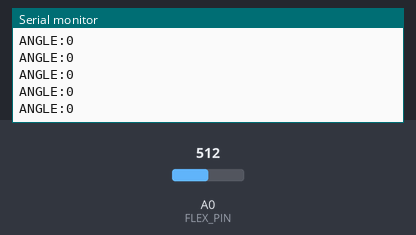
The sketch below on a simulated Arduino Uno, built with avr-gcc and run on an emulated ATmega328P. Shown: the last lines printed to the serial monitor. Inputs (shaded band) come from the test bench; at power-on: A0 (FLEX_PIN) = 512.

Above: at 2.2 s.
2.3 s: A0 (FLEX_PIN) set to 716
At 2.33 s:
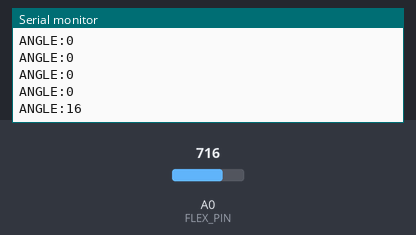
3.8 s: A0 (FLEX_PIN) set to 900
At 3.8 s:
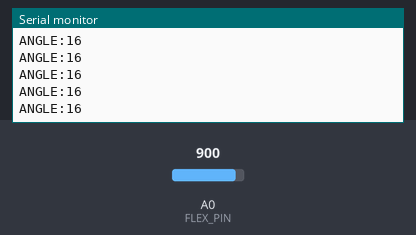
Timing chart, 0 to 6.8 s (numbered marks = the images above; inputs shaded):
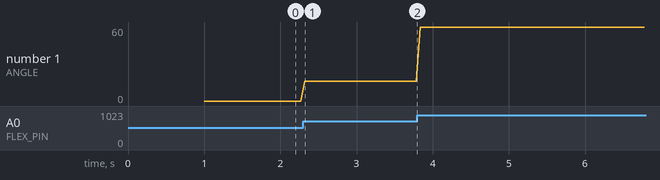

The sketch:

flexsensor_gripper_tester.ino
```cpp
const int FLEX_PIN = A0;
// YOUR calibrated values
int FLAT_ADC = 450;
int BENT_ADC = 1000;

void setup() {
  Serial.begin(115200);
  pinMode(FLEX_PIN, INPUT);
  delay(1000);

  Serial.println("READY");
}

void loop() {
  int raw = analogRead(FLEX_PIN);
  raw = constrain(raw, FLAT_ADC, BENT_ADC);

  // Normalize to 0.0 - 1.0
  float normalized = (float)(raw - FLAT_ADC) / (float)(BENT_ADC - FLAT_ADC);

  // Apply exponential curve (power of 2.5)
  float curved = pow(normalized, 2.5);

  // Convert to percentage (0-100)
  int percentage = (int)(curved * 100.0);
  percentage = constrain(percentage, 0, 100);

  // Send to Python
  Serial.print("ANGLE:");
  Serial.println(percentage);

  delay(50);
}
```

Measured:
- after the input at 2.3 s, the serial monitor: prints a new line at once (image 1)
- plotted number 1: 0 → 16 after the input at 2.3 s, 16 → 60 after the input at 3.8 s
